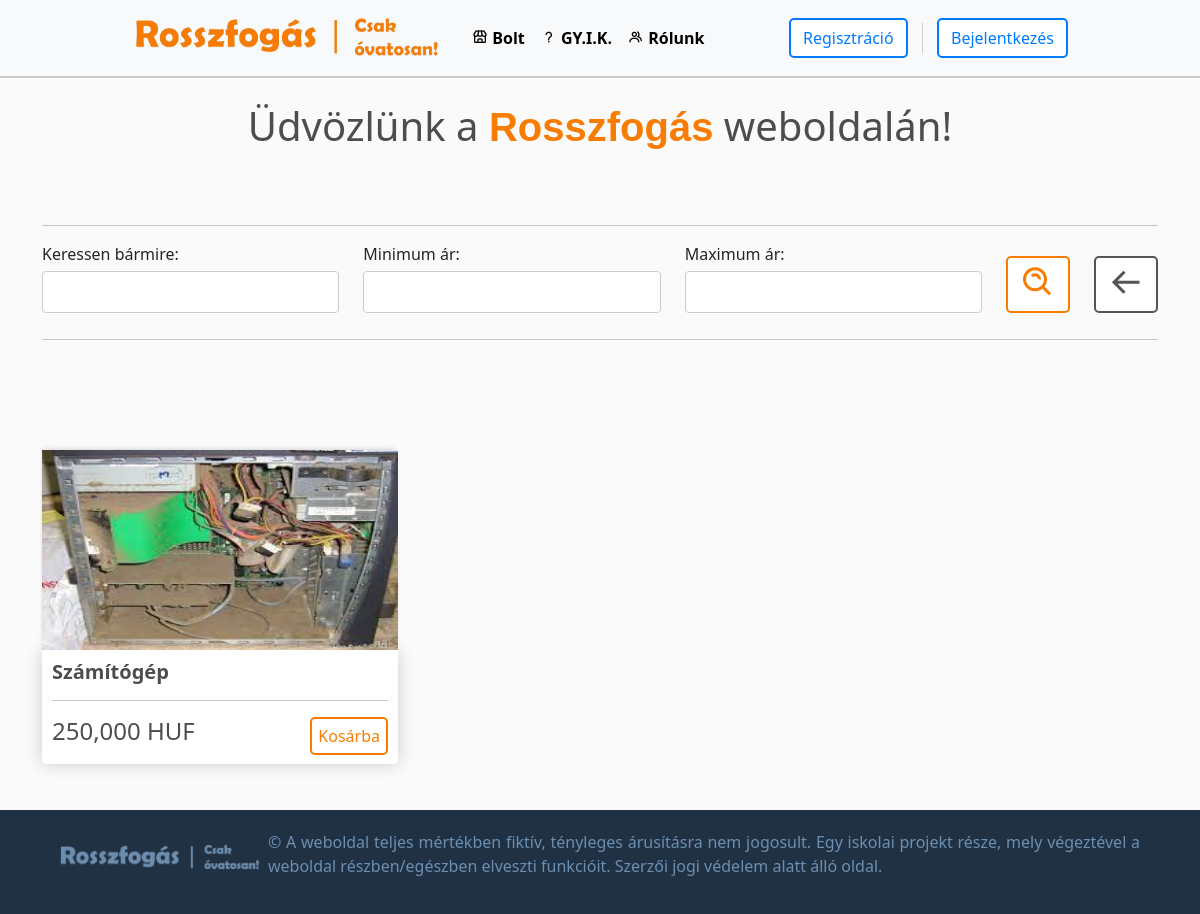
/, run on an earlier commit of the app's database.
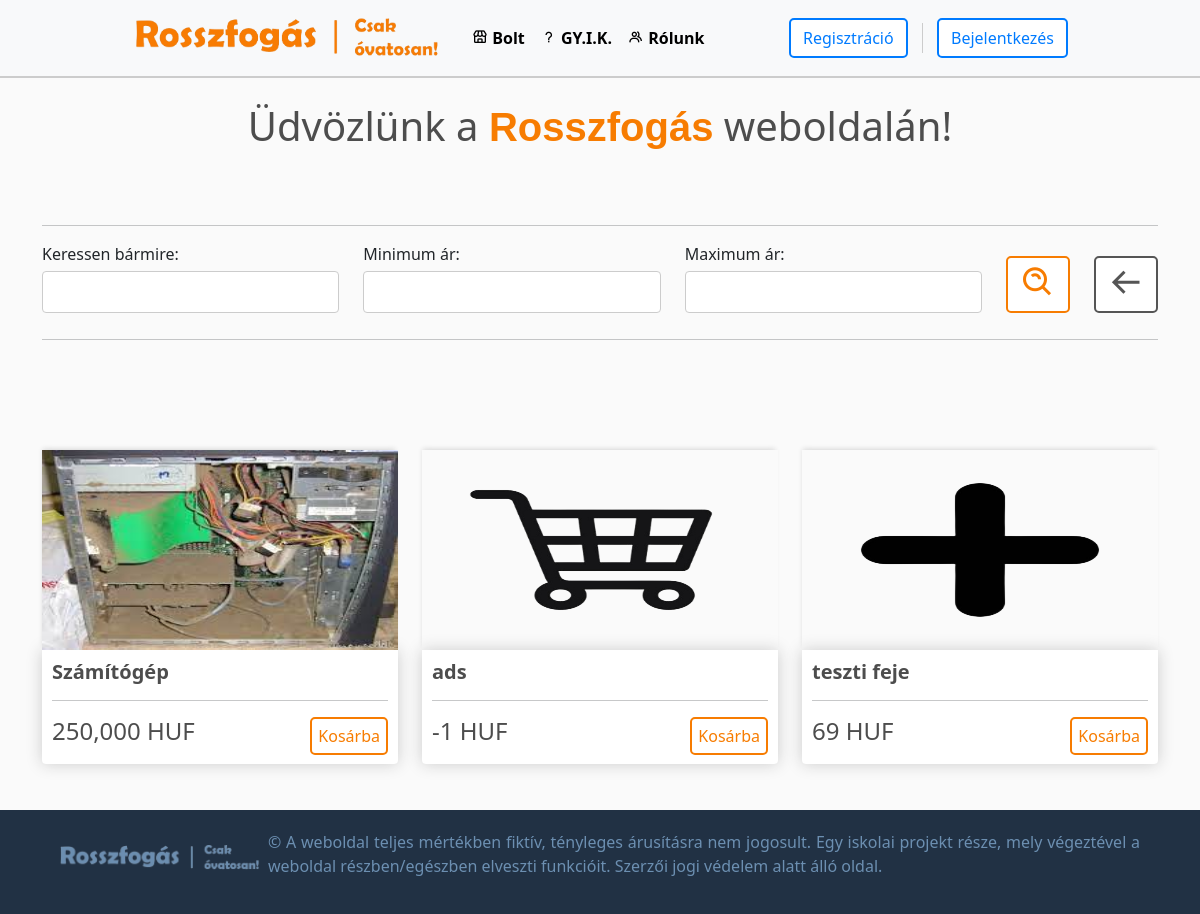
And on a later commit of the database.
### default/models.py (models this page shows, shortened)
class Product(models.Model):
    KATEGORIA_CHOICES = [
        ('--válasszon--', '--Válasszon--'),
        ('autó', 'Autó'),
        ('élelmiszer', 'Élelmiszer'),
        ('egyéb', 'Egyéb'),
    ]
    customer = models.ForeignKey(Customer, on_delete=models.CASCADE, null=True, blank=True)
    name = models.CharField(max_length=50, null=True, blank=True)
    price = models.FloatField()
    description = models.TextField(max_length=80)
    feladocim = models.CharField(max_length=100, null=True, blank=True)
    feladoorszag = models.CharField(max_length=100, null=True, blank=True)
    image = models.ImageField(null=True, blank=True, upload_to='default/images/')
    kategoria = models.CharField(max_length=50, choices=KATEGORIA_CHOICES, default='--válasszon--')
    terms_checkbox = models.BooleanField(default=False)
    orderer_name = models.CharField(max_length=200, null=True, blank=True)
    orderer_phone = models.CharField(max_length=12, null=True, blank=True)
    orderer_location = models.CharField(max_length=200, null=True, blank=True)
    ordered = models.BooleanField(default=False)
    @property
    def imageURL(self):
        if self.image:
            return '/images/' + str(self.image)
        return ''

### default/views.py (the view)
# urls.py: path('', views.shop, name="shop"),
def shop(request):
    if request.user.is_authenticated:
        current_user = request.user
        customer = get_object_or_404(Customer, user=current_user)
    else:
        customer = None
    products = Product.objects.all()
    myFilter = ProductFilter(request.GET, queryset=products)
    products = myFilter.qs
    context = {'products': products, 'customer': customer, 'myFilter': myFilter}
    return render(request, 'default/shop.html', context)

### default/templates/default/shop.html (shortened to what this page needs)
{% extends "default/layout.html" %}
{% load static %}
{% load humanize %}
{% block body %}
<br>
<div style="text-align: center;">
    <h1 style="display: inline; align-items: center;">Üdvözlünk a <span style="color: #F77C01; font-family: Verdana, Geneva, Tahoma, sans-serif; font-weight: bold;">Rosszfogás</span> weboldalán!</h1>
</div>
<br>
<div style="margin-top: 50px;">
    <hr>
    <form method="get" class="row align-items-center">
        <div class="col">
            <label for="id_namecat">Keressen bármire:</label>
            <div class="">
                {{ myFilter.form.namecat }}
            </div>
        </div>
        <div class="col">
            <label for="id_min_price">Minimum ár:</label>
            <div>
                {{ myFilter.form.min_price }}
            </div>
        </div>
        <div class="col">
            <label for="id_max_price">Maximum ár:</label>
            <div class="">
                {{ myFilter.form.max_price }}
            </div>
        </div>
        <div class="col-auto mt-1">
            <button class="btn user-btn" type="submit"><i class='bx bx-search-alt bx-md' style="margin-bottom: 5px;"></i></button>
        </div>
        <div class="col-auto mt-1">
            <a href="{% url 'shop' %}" class="btn back-btn"><i class='bx bx-arrow-back bx-md' style="margin-bottom: 5px;"></i></a>
        </div>
    </form>
    <hr>
</div>
<div class="row" style="margin-top: 100px;">
    {% for product in products %}
        {% if product.ordered is not True %}
        <div class="product-card col-lg-4 col-md-6">
            <div class="product-image">
            <a href="{% url 'item_detail' item_name=product.name %}"><img class="thumbnail" src="{{ product.imageURL }}"></a>
            </div>
            <div class="box-element product">
                <h5><strong>{{product.name}}</strong></h5>
                <hr>
                <h4 style="display: inline-block;">{{product.price|floatformat:0|intcomma}} HUF</h4>
                <button data-product={{product.id}} data-action="add" class="user-btn add-btn update-cart" style="display: inline-block;float: right; height: 38px;">Kosárba</button>
            </div>
        </div>
        {% endif %}
    {% endfor %}
</div>
{% endblock %}

What changed in the data, as far as the page shows it:
added Product: imageURL (picture), name "ads", price "-1"
added Product: imageURL (picture), name "teszti feje", price "69"
